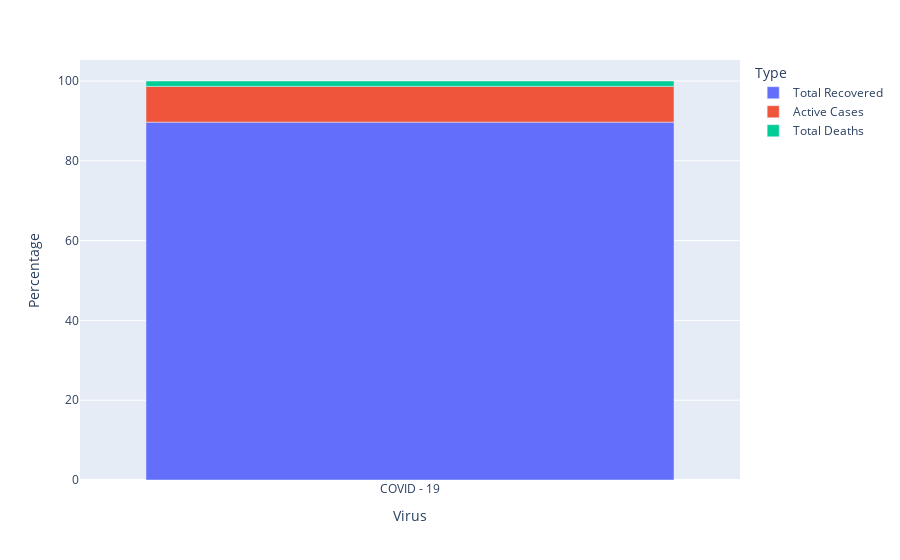

This figure's notebook cell:
### Code cell
fig = px.bar(cases_df, x = 'Virus', y = 'Percentage', color = 'Type', hover_data = ['Total'])
fig.show()

### Figure 1 — Plotly figure (JSON) as saved in the notebook; plotly's stock layout.template omitted (floating-point values rounded to 4 significant figures)
{"data": [{"alignmentgroup": "True", "customdata": [[409394967]], "hovertemplate": "Type=Total Recovered<br>Virus=%{x}<br>Percentage=%{y}<br>Total=%{customdata[0]}<extra></extra>", "legendgroup": "Total Recovered", "marker": {"color": "#636efa", "pattern": {"shape": ""}}, "name": "Total Recovered", "offsetgroup": "Total Recovered", "orientation": "v", "showlegend": true, "textposition": "auto", "type": "bar", "x": ["COVID - 19"], "xaxis": "x", "y": [89.69], "yaxis": "y"}, {"alignmentgroup": "True", "customdata": [[40904867]], "hovertemplate": "Type=Active Cases<br>Virus=%{x}<br>Percentage=%{y}<br>Total=%{customdata[0]}<extra></extra>", "legendgroup": "Active Cases", "marker": {"color": "#EF553B", "pattern": {"shape": ""}}, "name": "Active Cases", "offsetgroup": "Active Cases", "orientation": "v", "showlegend": true, "textposition": "auto", "type": "bar", "x": ["COVID - 19"], "xaxis": "x", "y": [8.96], "yaxis": "y"}, {"alignmentgroup": "True", "customdata": [[6156526]], "hovertemplate": "Type=Total Deaths<br>Virus=%{x}<br>Percentage=%{y}<br>Total=%{customdata[0]}<extra></extra>", "legendgroup": "Total Deaths", "marker": {"color": "#00cc96", "pattern": {"shape": ""}}, "name": "Total Deaths", "offsetgroup": "Total Deaths", "orientation": "v", "showlegend": true, "textposition": "auto", "type": "bar", "x": ["COVID - 19"], "xaxis": "x", "y": [1.35], "yaxis": "y"}], "layout": {"barmode": "relative", "legend": {"title": {"text": "Type"}, "tracegroupgap": 0}, "margin": {"t": 60}, "xaxis": {"anchor": "y", "domain": [0, 1], "title": {"text": "Virus"}}, "yaxis": {"anchor": "x", "domain": [0, 1], "title": {"text": "Percentage"}}}}
